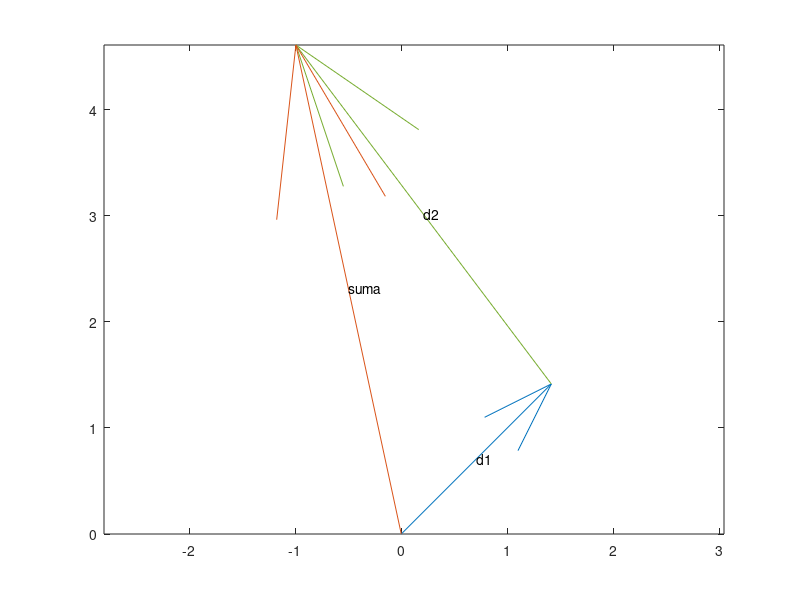
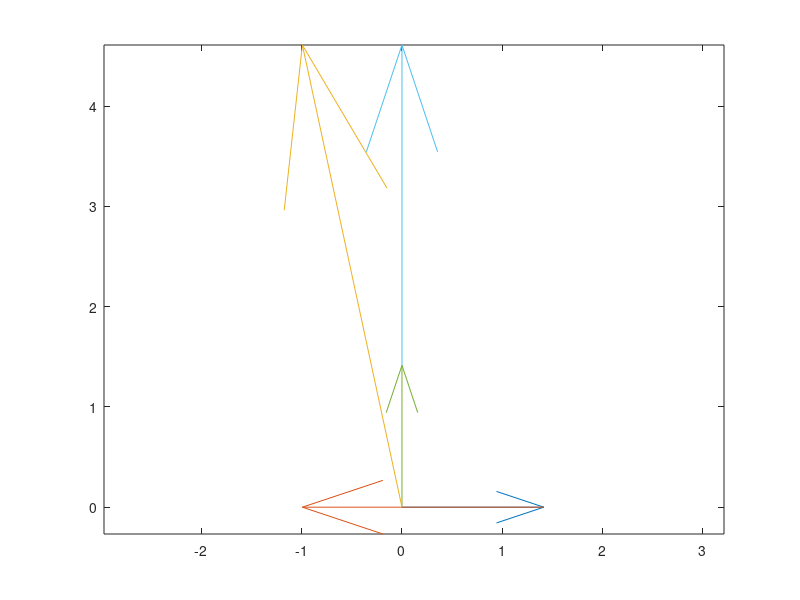

The MATLAB source for these figures, in order:
r1 = 2
kat1 = 45
x1 = cos(deg2rad(kat1))*r1
y1 = tan(deg2rad(kat1))*x1

r2 = 4
kat2 = 127
x2 = cos(deg2rad(kat2))*r2
y2 = tan(deg2rad(kat2))*x2

wektor = [x1+x2 y1+y2]
quiver(0,0,x1,y1,1)
text(x1/2,x1/2,"d1")
hold on
quiver(x1,y1,x2,y2,1)
text(x1+x2/2,y1+y2/2,"d2")
quiver(0,0,wektor(1),wektor(2),1)
text(wektor(1)/2,wektor(2)/2,"suma")
hold off
axis equal
figure
quiver(0,0,x1,0,1)
hold on
quiver(0,0,0,y1,1)
quiver(x1,0,x2,0,1)
quiver(0,y1,0,y2,1)
quiver(0,0,x1+x2,y1+y2,1)
hold off
axis equal